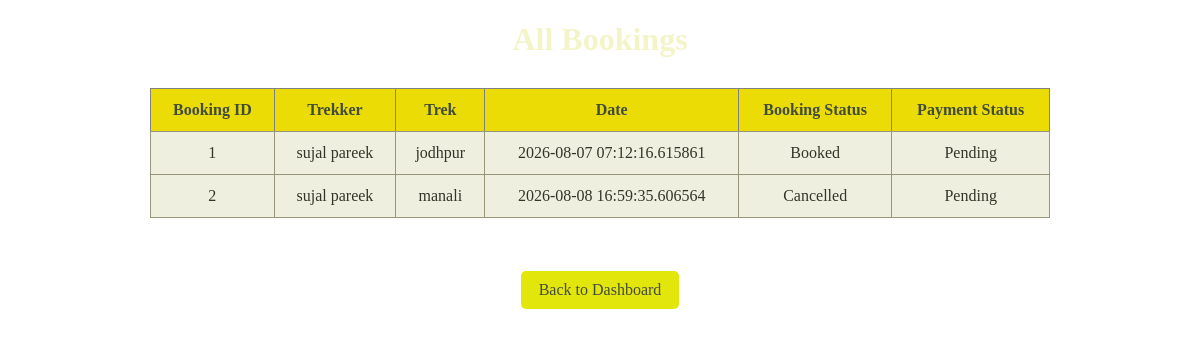
Screenshot of /admin/bookings (signed in) with the database file from the repository.
### models.py (models this page shows)
class Booking(db.Model):
    __tablename__="bookings"
    id=db.Column(db.Integer,primary_key=True)
    user_id=db.Column(db.Integer,db.ForeignKey("users.id"),nullable=False)
    trek_id=db.Column(db.Integer,db.ForeignKey("treks.id"),nullable=False)
    booking_date=db.Column(db.DateTime,default=datetime.utcnow)
    booking_status=db.Column(db.String(20),default="Booked")
    payment_status=db.Column(db.String(20),default="Pending")

class User(db.Model):
    __tablename__="users"
    id=db.Column(db.Integer,primary_key=True)
    name=db.Column(db.String(100),nullable=False)
    age=db.Column(db.Integer,nullable=False)
    email=db.Column(db.String(120),unique=True,nullable=False)
    password=db.Column(db.String(255),nullable=False)
    mobile=db.Column(db.String(15),nullable=False)
    address=db.Column(db.String(255),nullable=False)
    role=db.Column(db.String(20),nullable=False)
    status=db.Column(db.String(20),default="Active")
    created_at=db.Column(db.DateTime,default=datetime.utcnow)
    bookings=db.relationship("Booking",backref="user")
    staff_profile=db.relationship("TrekStaff",backref="user",uselist=False)

class Trek(db.Model):
    __tablename__="treks"
    id=db.Column(db.Integer,primary_key=True)
    trek_name=db.Column(db.String(150),nullable=False)
    location=db.Column(db.String(100),nullable=False)
    difficulty=db.Column(db.String(20),nullable=False)
    duration=db.Column(db.Integer,nullable=False)
    available_slots=db.Column(db.Integer,nullable=False)
    start_date=db.Column(db.Date)
    end_date=db.Column(db.Date)
    status=db.Column(db.String(20),default="Pending")
    assigned_staff_id=db.Column(db.Integer,db.ForeignKey("trek_staff.id"),nullable=True)
    bookings=db.relationship("Booking",backref="trek")

### app.py (the view)
@app.route("/admin/bookings")
def admin_bookings():
    if "user_id" not in session or session["role"] != "admin":
        return redirect(url_for("home"))
    return render_template(
        "admin/bookings.html",
        bookings=Booking.query.all()
    )

### templates/admin/bookings.html (shortened to what this page needs)
<!DOCTYPE html>
<html>
<head>
</head>
<body>
<h1>All Bookings</h1>
<table border="1">
    <tr>
        <th>Booking ID</th>
        <th>Trekker</th>
        <th>Trek</th>
        <th>Date</th>
        <th>Booking Status</th>
        <th>Payment Status</th>
    </tr>
    {% for booking in bookings %}
    <tr>
        <td>{{ booking.id }}</td>
        <td>{{ booking.user.name }}</td>
        <td>{{ booking.trek.trek_name }}</td>
        <td>{{ booking.booking_date }}</td>
        <td>{{ booking.booking_status }}</td>
        <td>{{ booking.payment_status }}</td>
    </tr>
    {% endfor %}
</table>
<br>
<a href="{{ url_for('admin_dashboard') }}">Back to Dashboard</a>
</body>
</html>

### templates/admin/bookings.html (style rules this page uses)
body { text-align: center; color: rgb(244, 244, 201); background: url('https://images.unsplash.com/photo-1470071459604-3b5ec3a7fe05?auto=format&fit=crop&w=1920&q=80') center/cover fixed; margin-bottom: 30px; }
table { width: 900px; margin: 30px auto; border-collapse: collapse; background: rgb(231, 231, 208, 0.65); }
th { padding: 12px; background: rgb(235, 220, 6); color: rgb(66, 76, 58); }
td { padding: 12px; color: rgb(53, 53, 39); border: 1px solid rgb(150, 150, 120); }
a { display: inline-block; padding: 10px 18px; margin: 5px; color: rgb(66, 76, 58); text-decoration: none; border-radius: 5px; background: rgb(227, 230, 10); }

### rows the page displays
Booking: id "1", user.name "sujal pareek", trek.trek_name "jodhpur", booking_date "2026-08-07 07:12:16.615861", booking_status "Booked", payment_status "Pending"
Booking: id "2", user.name "sujal pareek", trek.trek_name "manali", booking_date "2026-08-08 16:59:35.606564", booking_status "Cancelled", payment_status "Pending"
